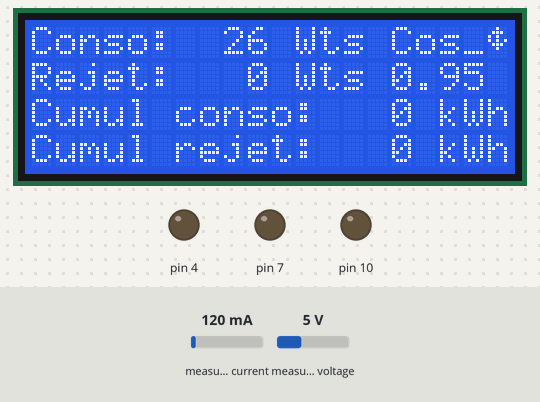
Simulated run of this sketch. Board: Arduino Uno, built with avr-gcc and run on an emulated ATmega328P. On the bench: 20×4 character LCD, output pins drawn as LEDs (lit = HIGH). The inputs (shaded band) are chosen by the test bench; at power-on: measured current 120 mA, measured voltage 5 V.

Above: at 2.8 s.
2.9 s: measured current set to 40 mA
At 3.2 s:
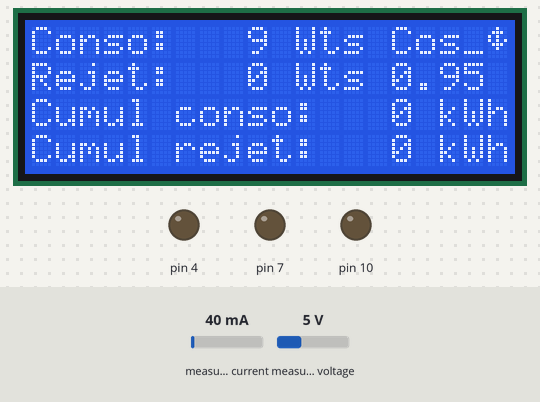
4.4 s: measured current set to 500 mA
At 5.5 s:
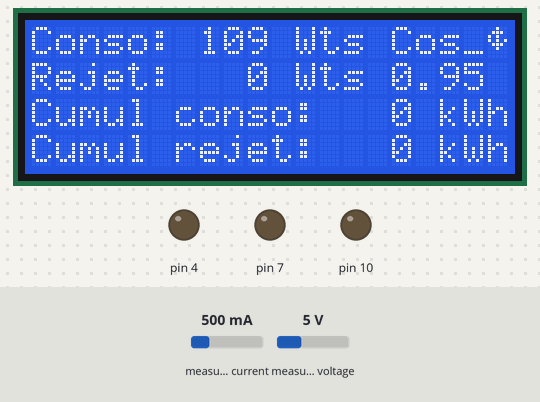
6.2 s: measured voltage set to 0.3 V
7.9 s: measured voltage set to 7.5 V
At 9.4 s:
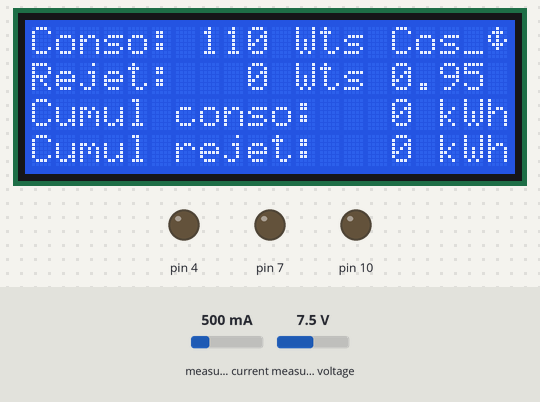
9.7 s: measured current set to 1000 mA
At 10.8 s:
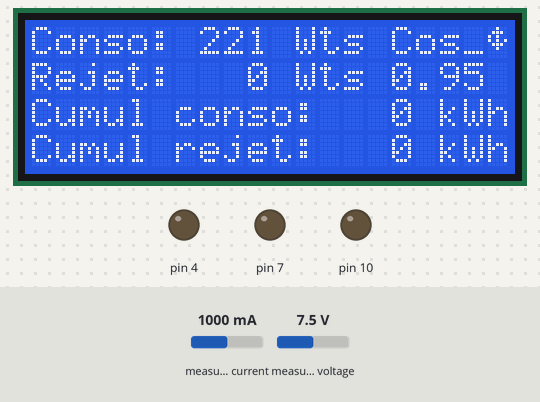
11.5 s: measured voltage set to 3.8 V
At 12.1 s:
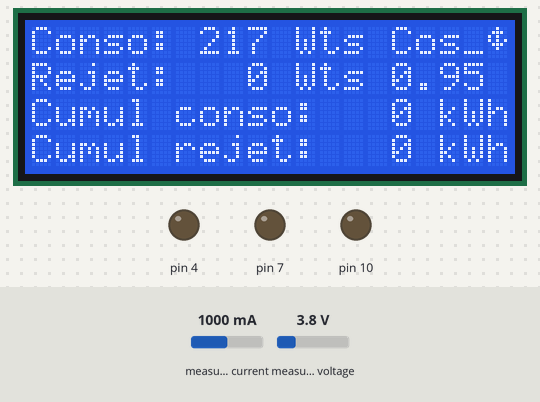
Timing chart, 0 to 14.2 s (numbered marks = the images above; inputs shaded):
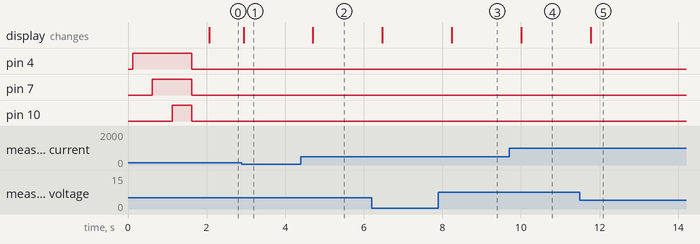

Measured:
- after the input at 2.9 s, the display: changes at once (image 1)
- after the input at 4.4 s, the display: changes after 0.30 s (image 2)
- after the input at 7.9 s, the display: changes after 0.34 s (image 3)
- after the input at 9.7 s, the display: changes after 0.30 s (image 4)
- after the input at 11.5 s, the display: changes after 0.27 s (image 5)

The sketch:

energyMonitor.ino
```cpp
#include "EmonLib.h"
#include <LiquidCrystal_I2C.h>

EnergyMonitor emon;
LiquidCrystal_I2C lcd(0x27, 20, 4);

float w_instantane_in  = 0.0;
float w_instantane_out = 0.0;
float kwh_cumule_out   = 0.0;
float kwh_cumule_in    = 0.0;
float puissance_reelle = 0.0;
float cosinus_phi      = 0.0;
int offset_in          = 0;
int offset_out         = 0;

unsigned long previous_millis = 0;

//-----------------------INITIALISATION DU PROGRAMME-------------------------------------------------

void setup()
{
  // ### Etalonnage ###
  // Serial.begin(9600);

  emon.voltage(0, 208, 1.7);
  emon.current(2, 27);

  lcd.init();
  lcd.backlight();

  //1ere ligne
  lcd.setCursor(0, 0);
  lcd.print("Conso:");
  lcd.setCursor(11, 0);
  lcd.print("Wts Cos_");
  lcd.print((char) 236);

  //2eme ligne
  lcd.setCursor(0, 1);
  lcd.print("Rejet:");
  lcd.setCursor(11, 1);
  lcd.print("Wts ");

  //3eme ligne
  lcd.setCursor(0, 2);
  lcd.print("Cumul conso:");
  lcd.setCursor(17, 2);
  lcd.print("kWh");

  //4eme ligne
  lcd.setCursor(0, 3);
  lcd.print("Cumul rejet:");
  lcd.setCursor(17, 3);
  lcd.print("kWh");

  // Init LED Rouge
  pinMode(4, OUTPUT);
  // Init LED Jaune
  pinMode(7, OUTPUT);
  // Init LED Verte
  pinMode(10, OUTPUT);
  // On allume toutes les leds
  digitalWrite(4, HIGH);
  delay(500);
  digitalWrite(7, HIGH);
  delay(500);
  digitalWrite(10, HIGH);
  delay(500);
  // Puis on les éteins
  digitalWrite(4, LOW);
  digitalWrite(7, LOW);
  digitalWrite(10, LOW);
}
//----------------------- DEMARRAGE DE LA BOUCLE----------------------------------------------------

void loop()
{
  emon.calcVI(40, 2000);
  puissance_reelle = emon.realPower;
  cosinus_phi = emon.powerFactor;

  // ### Etalonnage ###
  // float verif_voltage    = emon.Vrms;
  // float verif_ampere     = emon.Irms;

  //--------------------------Etalonnage des volts et ampères sans LCD--------------------------------------

  // ### Etalonnage ###
  //  Serial.print("Est-ce le bon voltage? ");
  //  Serial.print(verif_voltage);
  //  Serial.print(" V  ");
  //  Serial.print(verif_ampere);
  //  Serial.print(" A ");
  //  Serial.print("\n");

  //----------------POUR AVOIR LES W, Wh et kWh de l'élélectricité qui rentre et de l'électricité qui sort de ma maison------------------

  if (puissance_reelle >= 0)
  {
    w_instantane_in  = puissance_reelle;
    w_instantane_out = 0.0;

    digitalWrite(4, LOW);
    digitalWrite(7, LOW);
    digitalWrite(10, LOW);

    kwh_cumule_in += puissance_reelle * (millis() - previous_millis) / 3600000000;
  }
  else
  {
    w_instantane_in = 0.0;
    w_instantane_out = abs(puissance_reelle);

    if (w_instantane_out < 100) {
      digitalWrite(4, LOW);
      digitalWrite(7, LOW);
      digitalWrite(10, HIGH);
    } else if (w_instantane_out < 300) {
      digitalWrite(4, LOW);
      digitalWrite(7, HIGH);
      digitalWrite(10, LOW);
    } else {
      digitalWrite(4, HIGH);
      digitalWrite(7, LOW);
      digitalWrite(10, LOW);
    }

    kwh_cumule_out += abs(puissance_reelle) * (millis() - previous_millis) / 3600000000;
  }

  previous_millis = millis();

  //1ere ligne
  lcd.setCursor(6, 0);
  lcd.print("     ");
  if (w_instantane_in < 1.00) {
    lcd.setCursor(9, 0);
  }
  else {
    lcd.setCursor(10 - log10(w_instantane_in), 0);
  }
  lcd.print(w_instantane_in, 0);

  //2eme ligne
  lcd.setCursor(6, 1);
  lcd.print("     ");
  if (w_instantane_out < 1.00) {
    lcd.setCursor(9, 1);
  }
  else {
    lcd.setCursor(10 - log10(w_instantane_out), 1);
  }
  lcd.print(w_instantane_out, 0);
  lcd.setCursor(15, 1);
  lcd.print("   ");
  lcd.setCursor(15, 1);
  lcd.print(abs(cosinus_phi), 2);

  //3eme ligne
  if (kwh_cumule_in < 1.00) {
    offset_in = 0;
  } else {
    offset_in = floor(log10(kwh_cumule_in));
  }
  lcd.setCursor(12, 2);
  lcd.print("     ");
  lcd.setCursor(15 - abs(offset_in), 2);
  lcd.print(floor(kwh_cumule_in), 0);

  //4eme ligne
  if (kwh_cumule_out < 1.00) {
    offset_out = 0;
  } else {
    offset_out = floor(log10(kwh_cumule_out));
  }
  lcd.setCursor(12, 3);
  lcd.print("     ");
  lcd.setCursor(15 - abs(offset_out), 3);
  lcd.print(floor(kwh_cumule_out), 0);
}
```
